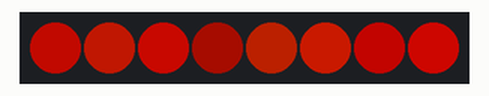
The sketch below on a simulated Arduino Nano, built with avr-gcc and run on an emulated ATmega328P. On the bench: 8 RGB LEDs in strip order, left to right. Dim RGB values are drawn brighter than linear; random numbers use the default seed unless the sketch sets one.

Above: at 0.16 s.
At 34.98 s:
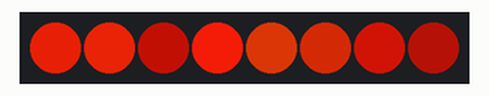
Timing chart, 0 to 40.0 s (numbered marks = the images above):
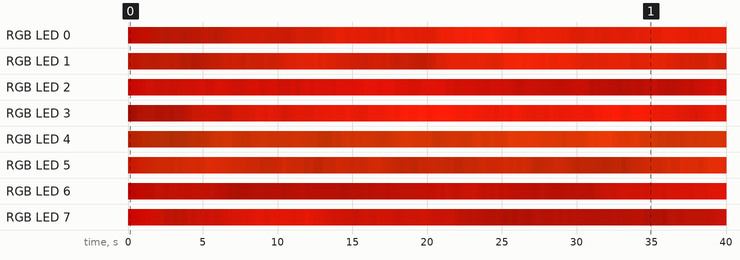

Measured:
- by itself, RGB LED 0: off → RGB(86, 4, 0) at 0.02 s, → RGB(89, 5, 0) 0.30 s later, → RGB(84, 6, 0) 0.30 s later, → RGB(92, 7, 0) 0.30 s later, … (121 changes in this stretch)
- by itself, RGB LED 3: off → RGB(40, 3, 0) at 0.02 s, → RGB(41, 4, 1) 0.30 s later, → RGB(56, 6, 1) 0.30 s later, → RGB(64, 7, 1) 0.30 s later, … (127 changes in this stretch)

The sketch:

WS281xCandle.ino
```cpp
/*
  WS281x candle using Adafruit_NeoPixel library

  This sketch creates a candle effect by randomizing
  hue, sat, and intensity for each pixel

  Note: in the Adafruit libraries, hue is a 16-bit number
  where red: 64530 - 1006
  yellow:  10902 - 10944
  etc.

  Change pixelCount to the number of LEDs in your string.

  Uses Adafruit's NeoPixel library: https://github.com/adafruit/Adafruit_NeoPixel

  created 17 Jun 2019
  modified 4 July 2019
  by Tom Igoe
*/
#include <Adafruit_NeoPixel.h>

const int neoPixelPin = 4;  // control pin
const int pixelCount = 8;    // number of pixels

// set up strip:
Adafruit_NeoPixel candle = Adafruit_NeoPixel(pixelCount, neoPixelPin, NEO_GRBW + NEO_KHZ800);

// arrays for each pixel's hue, sat, and intensity:
unsigned int hue[pixelCount];
int sat[pixelCount];
int intensity[pixelCount];

void setup() {
  // initialize the random number generator using a reading
  // from pin A6 (not connected to anything, so it will generate
  // a random number):
  randomSeed(analogRead(A6));

// loop over the pixel arrays:
  for (int p = 0; p < pixelCount; p++) {
    // generate a random initial value for each pixel's
    // hue, saturation and intensity:
    hue[p] = random(2000, 5000);      // red-orange to mid-orange
    sat[p] = random(192, 255);        // high end of saturation
    intensity[p] = random(127, 192);  // mid-high range of intensity
  }

  candle.begin();    // initialize pixel strip
  candle.clear();    // turn all LEDs off
  candle.show();     // update strip

}

void loop() {
  // loop over the pixels:
  for (int p = 0; p < pixelCount; p++) {
    // change hue -1 to 2 points:
    int hueChange = random(-1,2);
    hue[p] += hueChange;
    // constrain to red to orange:
    hue[p] = constrain(hue[p], 800, 8000);

    // change saturation -1 to 1 points:
    int satChange = random(-1,1);
    sat[p] += satChange;
    // constrain to the top end of the range:
    sat[p] = constrain(sat[p], 192, 255);

    // change intensity -2 to 3 points:
    int intensityChange = random(-2,3);
    intensity[p] += intensityChange;
    // constrain to 20-255
    intensity[p] = constrain(intensity[p], 20, 255);

    // get RGB from HSV:
    unsigned long color = candle.ColorHSV(hue[p], sat[p], intensity[p]);
    // do a gamma correction:
    unsigned long correctedColor = candle.gamma32(color);
    candle.setPixelColor(p, correctedColor);
  }
  candle.show();
  delay(5);
}
```
